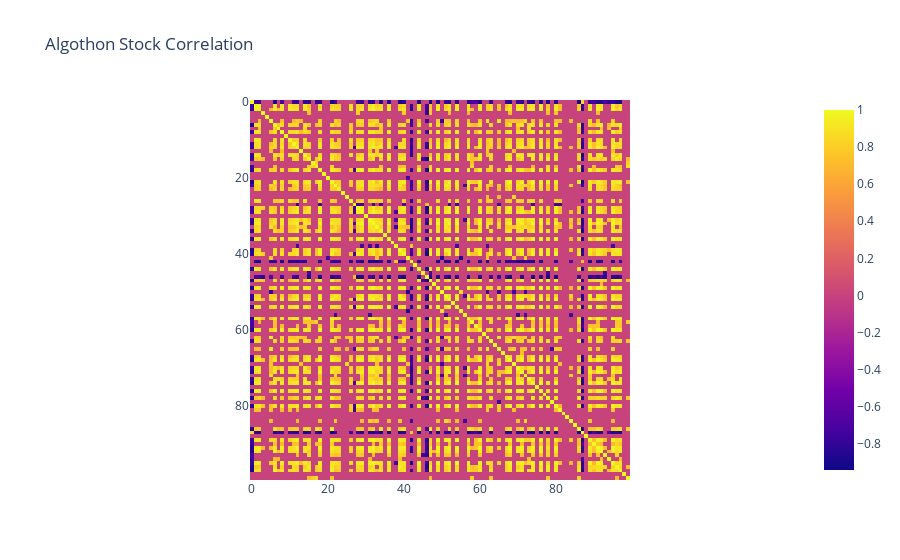

The cell this chart's notebook holds for it:
### Code cell
nInst = 100
start = 0
thres = 0.7

corr = np.matrix([[0.0 for _ in range(100)] for _ in range(100)])

checked = set()
for i in range(start, nInst):
    stockA = df.iloc[:,i]
    for j in range(start, nInst):
        stockB = df.iloc[:,j]
        if str((i, j)) in checked:
            continue
            
        c = np.corrcoef(stockA, stockB)[0][1]
        if abs(c) >= thres:
            corr[i, j] = c
            corr[j, i] = c

corr
plt.imshow(corr, title = 'Algothon Stock Correlation')

### Figure 1 — Plotly figure (JSON) as saved in the notebook; plotly's stock layout.template omitted (floating-point values rounded to 4 significant figures; data arrays with more than 128 entries replaced by an {"elided": "..."} marker saying what was removed)
{"data": [{"coloraxis": "coloraxis", "hovertemplate": "x: %{x}<br>y: %{y}<br>color: %{z}<extra></extra>", "name": "0", "type": "heatmap", "xaxis": "x", "yaxis": "y", "z": {"elided": "100x100 float values"}}], "layout": {"coloraxis": {"colorscale": [[0, "#0d0887"], [0.1111, "#46039f"], [0.2222, "#7201a8"], [0.3333, "#9c179e"], [0.4444, "#bd3786"], [0.5556, "#d8576b"], [0.6667, "#ed7953"], [0.7778, "#fb9f3a"], [0.8889, "#fdca26"], [1, "#f0f921"]]}, "title": {"text": "Algothon Stock Correlation"}, "xaxis": {"anchor": "y", "constrain": "domain", "domain": [0, 1], "scaleanchor": "y"}, "yaxis": {"anchor": "x", "autorange": "reversed", "constrain": "domain", "domain": [0, 1]}}}
